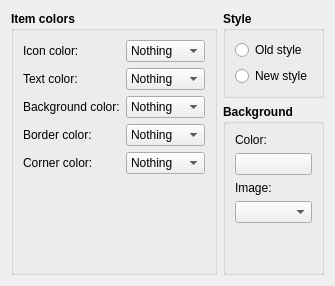
         <widget class="QWidget" name="tab_3">
          <attribute name="icon">
           <iconset theme="view-cards">
            <normaloff/>
           </iconset>
          </attribute>
          <attribute name="title">
           <string>Index cards</string>
          </attribute>
          <layout class="QGridLayout" name="gridLayout_3">
           <item row="1" column="1">
            <widget class="QGroupBox" name="groupBox_7">
             <property name="font">
              <font>
               <weight>75</weight>
               <bold>true</bold>
              </font>
             </property>
             <property name="title">
              <string>Background</string>
             </property>
             <layout class="QVBoxLayout" name="verticalLayout_8">
              <item>
               <widget class="QLabel" name="label_15">
                <property name="font">
                 <font>
                  <weight>50</weight>
                  <bold>false</bold>
                 </font>
                </property>
                <property name="text">
                 <string>Color:</string>
                </property>
               </widget>
              </item>
              <item>
               <widget class="QPushButton" name="btnCorkColor">
                <property name="maximumSize">
                 <size>
                  <width>16777215</width>
                  <height>32</height>
                 </size>
                </property>
                <property name="font">
                 <font>
                  <weight>50</weight>
                  <bold>false</bold>
                 </font>
                </property>
                <property name="text">
                 <string/>
                </property>
                <property name="iconSize">
                 <size>
                  <width>64</width>
                  <height>64</height>
                 </size>
                </property>
                <property name="shortcut">
                 <string>Ctrl+S</string>
                </property>
               </widget>
              </item>
              <item>
               <widget class="QLabel" name="label_16">
                <property name="font">
                 <font>
                  <weight>50</weight>
                  <bold>false</bold>
                 </font>
                </property>
                <property name="text">
                 <string>Image:</string>
                </property>
               </widget>
              </item>
              <item>
               <widget class="QComboBox" name="cmbCorkImage">
                <property name="font">
                 <font>
                  <weight>50</weight>
                  <bold>false</bold>
                 </font>
                </property>
               </widget>
              </item>
              <item>
               <spacer name="verticalSpacer_5">
                <property name="orientation">
                 <enum>Qt::Vertical</enum>
                </property>
                <property name="sizeHint" stdset="0">
                 <size>
                  <width>20</width>
                  <height>40</height>
                 </size>
                </property>
               </spacer>
              </item>
             </layout>
            </widget>
           </item>
           <item row="0" column="1">
            <widget class="QGroupBox" name="groupBox_11">
             <property name="font">
              <font>
               <weight>75</weight>
               <bold>true</bold>
              </font>
             </property>
             <property name="title">
              <string>Style</string>
             </property>
             <layout class="QVBoxLayout" name="verticalLayout_19">
              <item>
               <widget class="QRadioButton" name="rdoCorkOldStyle">
                <property name="font">
                 <font>
                  <weight>50</weight>
                  <bold>false</bold>
                 </font>
                </property>
                <property name="text">
                 <string>Old style</string>
                </property>
               </widget>
              </item>
              <item>
               <widget class="QRadioButton" name="rdoCorkNewStyle">
                <property name="font">
                 <font>
                  <weight>50</weight>
                  <bold>false</bold>
                 </font>
                </property>
                <property name="text">
                 <string>New style</string>
                </property>
               </widget>
              </item>
             </layout>
            </widget>
           </item>
           <item row="0" column="0" rowspan="2">
            <widget class="QGroupBox" name="groupBox_5">
             <property name="font">
              <font>
               <weight>75</weight>
               <bold>true</bold>
              </font>
             </property>
             <property name="title">
              <string>Item colors</string>
             </property>
             <layout class="QFormLayout" name="formLayout_2">
              <property name="fieldGrowthPolicy">
               <enum>QFormLayout::ExpandingFieldsGrow</enum>
              </property>
              <item row="0" column="0">
               <widget class="QLabel" name="label_9">
                <property name="font">
                 <font>
                  <weight>50</weight>
                  <bold>false</bold>
                 </font>
                </property>
                <property name="text">
                 <string>Icon color:</string>
                </property>
               </widget>
              </item>
              <item row="0" column="1">
               <widget class="QComboBox" name="cmbCorkIcon">
                <property name="font">
                 <font>
                  <weight>50</weight>
                  <bold>false</bold>
                 </font>
                </property>
                <item>
                 <property name="text">
                  <string>Nothing</string>
                 </property>
                </item>
                <item>
                 <property name="text">
                  <string>POV</string>
                 </property>
                </item>
                <item>
                 <property name="text">
                  <string>Label</string>
                 </property>
                </item>
                <item>
                 <property name="text">
                  <string>Progress</string>
                 </property>
                </item>
                <item>
                 <property name="text">
                  <string>Compile</string>
                 </property>
                </item>
               </widget>
              </item>
              <item row="1" column="0">
               <widget class="QLabel" name="label_10">
                <property name="font">
                 <font>
                  <weight>50</weight>
                  <bold>false</bold>
                 </font>
                </property>
                <property name="text">
                 <string>Text color:</string>
                </property>
               </widget>
              </item>
              <item row="1" column="1">
               <widget class="QComboBox" name="cmbCorkText">
                <property name="font">
                 <font>
                  <weight>50</weight>
                  <bold>false</bold>
                 </font>
                </property>
                <item>
                 <property name="text">
                  <string>Nothing</string>
                 </property>
                </item>
                <item>
                 <property name="text">
                  <string>POV</string>
                 </property>
                </item>
                <item>
                 <property name="text">
                  <string>Label</string>
                 </property>
                </item>
                <item>
                 <property name="text">
                  <string>Progress</string>
                 </property>
                </item>
                <item>
                 <property name="text">
                  <string>Compile</string>
                 </property>
                </item>
               </widget>
              </item>
              <item row="2" column="0">
               <widget class="QLabel" name="label_11">
                <property name="font">
                 <font>
                  <weight>50</weight>
                  <bold>false</bold>
                 </font>
                </property>
                <property name="text">
                 <string>Background color:</string>
                </property>
               </widget>
              </item>
              <item row="2" column="1">
               <widget class="QComboBox" name="cmbCorkBackground">
                <property name="font">
                 <font>
                  <weight>50</weight>
                  <bold>false</bold>
                 </font>
                </property>
                <item>
                 <property name="text">
                  <string>Nothing</string>
                 </property>
                </item>
                <item>
                 <property name="text">
                  <string>POV</string>
                 </property>
                </item>
                <item>
                 <property name="text">
                  <string>Label</string>
                 </property>
                </item>
                <item>
                 <property name="text">
                  <string>Progress</string>
                 </property>
                </item>
                <item>
                 <property name="text">
                  <string>Compile</string>
                 </property>
                </item>
               </widget>
              </item>
              <item row="3" column="0">
               <widget class="QLabel" name="label_12">
                <property name="font">
                 <font>
                  <weight>50</weight>
                  <bold>false</bold>
                 </font>
                </property>
                <property name="text">
                 <string>Border color:</string>
                </property>
               </widget>
              </item>
              <item row="3" column="1">
               <widget class="QComboBox" name="cmbCorkBorder">
                <property name="font">
                 <font>
                  <weight>50</weight>
                  <bold>false</bold>
                 </font>
                </property>
                <item>
                 <property name="text">
                  <string>Nothing</string>
                 </property>
                </item>
                <item>
                 <property name="text">
                  <string>POV</string>
                 </property>
                </item>
                <item>
                 <property name="text">
                  <string>Label</string>
                 </property>
                </item>
                <item>
                 <property name="text">
                  <string>Progress</string>
                 </property>
                </item>
                <item>
                 <property name="text">
                  <string>Compile</string>
                 </property>
                </item>
               </widget>
              </item>
              <item row="4" column="0">
               <widget class="QLabel" name="label_13">
                <property name="font">
                 <font>
                  <weight>50</weight>
                  <bold>false</bold>
                 </font>
                </property>
                <property name="text">
                 <string>Corner color:</string>
                </property>
               </widget>
              </item>
              <item row="4" column="1">
               <widget class="QComboBox" name="cmbCorkCorner">
                <property name="font">
                 <font>
                  <weight>50</weight>
                  <bold>false</bold>
                 </font>
                </property>
                <item>
                 <property name="text">
                  <string>Nothing</string>
                 </property>
                </item>
                <item>
                 <property name="text">
                  <string>POV</string>
                 </property>
                </item>
                <item>
                 <property name="text">
                  <string>Label</string>
                 </property>
                </item>
                <item>
                 <property name="text">
                  <string>Progress</string>
                 </property>
                </item>
                <item>
                 <property name="text">
                  <string>Compile</string>
                 </property>
                </item>
               </widget>
              </item>
             </layout>
            </widget>
           </item>
          </layout>
         </widget>
